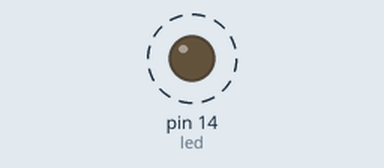
Recording of a sketch running on a simulated Arduino Uno, built with avr-gcc and run on an emulated ATmega328P. On the bench: output pins drawn as LEDs (lit = HIGH). Dashed ring = blinking.

Above: at 0.2 s.
Timing chart, 0 to 3.0 s (numbered marks = the images above):
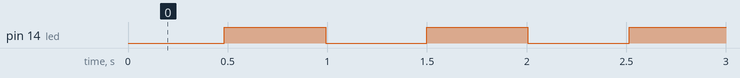

Measured:
- by itself, pin 14 (led): alternates HIGH for 0.51 s and LOW for 0.51 s

The sketch:

req3.ino
```cpp
volatile int tot_overflow = 0;
// TIMER0 overflow interrupt service routine
// called whenever TCNT0 overflows

ISR(TIMER2_COMPB_vect)
{
  tot_overflow++;
  if (tot_overflow >= 31)
  {
    PORTC ^= (1 << PC0); // toggles the led
    tot_overflow = 0;
  }
}

void timer2_init()
{
  TCCR2A &= 0;
  TCCR2B |= ((1 << 7) | (1 << 3));
  SREG &= ~(1 << 7);
  TCCR2B &= ~(1 << 6);

  TCCR2B |= 0x07;
  TCCR2B &= ~(1 << 4);
  TCCR2B &= ~(1 << 5);

  TIMSK2 |= (1 << OCIE2B);

  OCR2B = 123;
  SREG |= (1 << 7);
}
void setup() {
  // put your setup code here, to run once:
  // connect led to pin PC0
  DDRC |= (1 << PC0);
  // initialize timer
  timer2_init();


}

void loop() {
  // put your main code here, to run repeatedly:


}
```
